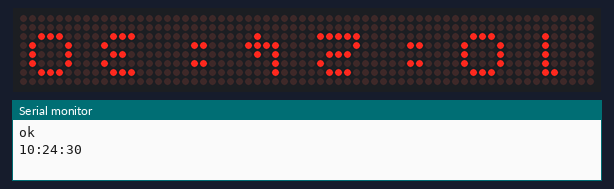
Bench run of a sketch on a simulated Arduino Uno, built with avr-gcc and run on an emulated ATmega328P. Shown: 64×8 LED matrix, the last lines printed to the serial monitor. The local clock reads 2024-03-15 10:24:30 at power-on unless the sketch sets it.

Above: at 0.4 s.
At 4.2 s:
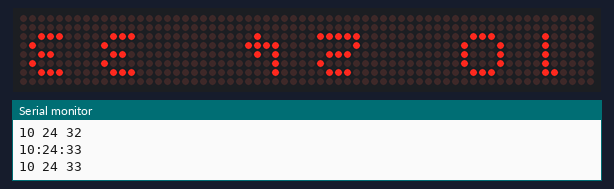
At 8.1 s:
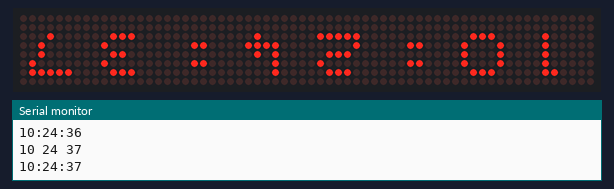
At 18.1 s:
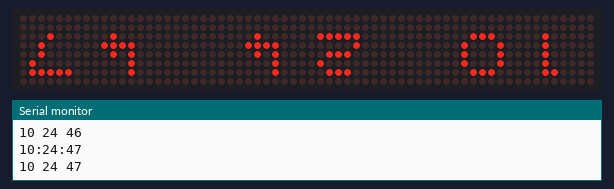
At 25.1 s:
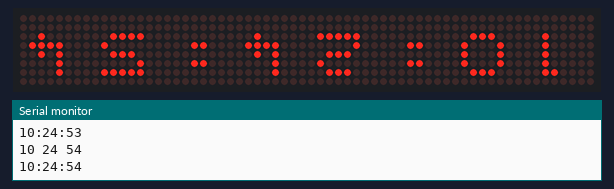
At 35.2 s:
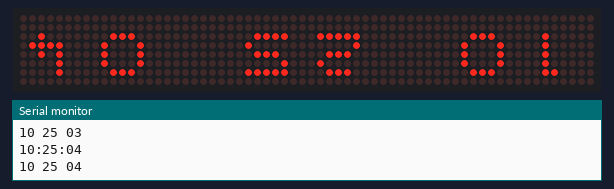

The sketch:

clock-ledbar-ds3231.ino
```cpp
#include <Wire.h>
#include "RTClib.h"

RTC_DS3231 rtc;

/**
 * La libreria LEDControl è reperibile qui:
 * http://wayoda.github.io/LedControl/
 * Oppure nel library manager come: LedControl di Eberhard Fahle
 */
#include "LedControl.h"

#define pinCLK 4
#define pinCS 3
#define pinDIN 2

#define ELEMENTS 8
LedControl lc = LedControl(pinDIN, pinCLK, pinCS, ELEMENTS);

#define MAXBARX (ELEMENTS*8)
byte mapping[12][2] = {
  {'0', 0},
  {'1', 1},
  {'2', 2},
  {'3', 3},
  {'4', 4},
  {'5', 5},
  {'6', 6},
  {'7', 7},
  {'8', 8},
  {'9', 9},
  {':', 10},
  {' ', 11}
  };
byte alpha[12][5] = {
  {
    B00011100,
    B00100010,
    B00100010,
    B00100010,
    B00011100
  },
  {
    B00001100,
    B00000100,
    B00000100,
    B00000100,
    B00000100
  },{
    B00011100,
    B00000010,
    B00011100,
    B00100000,
    B00111110
  },{
    B00011100,
    B00000010,
    B00001100,
    B00000010,
    B00011100
  },{
    B00010000,
    B00010000,
    B00010100,
    B00011110,
    B00000100
  },{
    B00111110,
    B00100000,
    B00011100,
    B00000010,
    B00111100
  },{
    B00011100,
    B00100000,
    B00111100,
    B00100010,
    B00011100
  },{
    B00111110,
    B00000010,
    B00000100,
    B00000100,
    B00001000
  },{
    B00011100,
    B00100010,
    B00011100,
    B00100010,
    B00011100
  },{
    B00011100,
    B00100010,
    B00011110,
    B00000010,
    B00011100
  },{
    B00000000,
    B00011000,
    B00000000,
    B00011000,
    B00000000
  },{
    B00000000,
    B00000000,
    B00000000,
    B00000000,
    B00000000
  }
};

void setup() {
  Serial.begin(9600);
  for (int i = 0; i < ELEMENTS ; i++) {
    lc.shutdown(i,false);  // Wake up displays
    lc.setIntensity(i,1);  // 0-15
    lc.clearDisplay(i);  // Clear Displays
  }
  Serial.println("ok");

  if (!rtc.begin()) {
    Serial.println("Controlla le connessioni");
    while(true);
  }

  if (rtc.lostPower()) {
    Serial.println("Imposto data/ora");
    rtc.adjust(DateTime(F(__DATE__), F(__TIME__)));
    // rtc.adjust(DateTime(2014, 1, 21, 3, 0, 0));
  }
}

int i = 0;
char orario[] = "00:00:00";

void loop() {

  DateTime now = rtc.now();
  sprintf(orario, "%02d:%02d:%02d", now.hour(), now.minute(), now.second());

  if (i%2 == 1) {
    orario[2] = ' ';
    orario[5] = ' ';
  }
  i++;

  Serial.println(orario);

/*  Serial.print(now.year(), DEC);
  Serial.print('/');
  Serial.print(pad(now.month()));
  Serial.print('/');
  Serial.print(pad(now.day()));
  Serial.print(" - ");
  Serial.print(pad(now.hour()));
  Serial.print(':');
  Serial.print(pad(now.minute()));
  Serial.print(':');
  Serial.print(pad(now.second()));
  Serial.println();
  */

  //estraggo i caratteri di messaggio e li stampo
  for (int i = 0; i < sizeof(orario); i++) {
    char c = orario[i];
    //ricavo l'array da visualizzare
    //la sua posizione
    int id = findInMap(c);
    //visualizzo lo sprite con la lettera
    int xlettera = i*8;
    drawSprite(xlettera,1, alpha[id]);
  }

  delay(500);
}

void pixel(int x, int y, bool stato){
  int el = (int)(x / 8);
  int xloc = 7-(x - (8*el));
  y = 7 - y;
  lc.setLed(el,y,xloc, stato);
}

void drawSprite(int xs, int ys, byte data[]){
  for (int r = 0; r < 5; r++) {
    for (int i = 0; i < 8; i++) {
      bool pix = data[r] & (B10000000 >> i);
      if ((xs+i) <= MAXBARX) {
        pixel(xs+i, ys+r, pix);
      }
    }
  }
}

int findInMap(char c){
  int ret = -1;
  for (int i = 0; i < 13; i++) {
    if (mapping[i][0] == c) {
        ret = mapping[i][1];
        break;
    }
  }
  return ret;
}
```

Measured:
- what the display in image 0 shows lasts 0.6 s, from 0.3 s to 0.9 s
- what the display in image 1 shows lasts 0.7 s, from 4.1 s to 4.8 s
